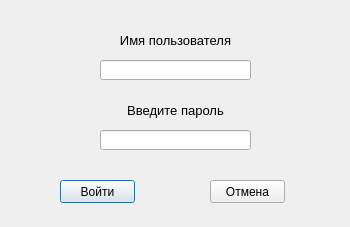
<?xml version="1.0" encoding="UTF-8"?>
<ui version="4.0">
 <class>Dialog</class>
 <widget class="QDialog" name="Dialog">
  <property name="geometry">
   <rect>
    <x>0</x>
    <y>0</y>
    <width>350</width>
    <height>227</height>
   </rect>
  </property>
  <property name="windowTitle">
   <string>Регистрация пользователя</string>
  </property>
  <widget class="QLabel" name="user_label">
   <property name="geometry">
    <rect>
     <x>100</x>
     <y>30</y>
     <width>151</width>
     <height>20</height>
    </rect>
   </property>
   <property name="font">
    <font>
     <pointsize>10</pointsize>
    </font>
   </property>
   <property name="text">
    <string>Имя пользователя</string>
   </property>
   <property name="alignment">
    <set>Qt::AlignCenter</set>
   </property>
  </widget>
  <widget class="QLineEdit" name="user_edit">
   <property name="geometry">
    <rect>
     <x>100</x>
     <y>60</y>
     <width>151</width>
     <height>20</height>
    </rect>
   </property>
  </widget>
  <widget class="QLabel" name="password_label">
   <property name="geometry">
    <rect>
     <x>100</x>
     <y>100</y>
     <width>151</width>
     <height>20</height>
    </rect>
   </property>
   <property name="font">
    <font>
     <pointsize>10</pointsize>
    </font>
   </property>
   <property name="text">
    <string>Введите пароль</string>
   </property>
   <property name="alignment">
    <set>Qt::AlignCenter</set>
   </property>
  </widget>
  <widget class="QLineEdit" name="pwd_edit">
   <property name="geometry">
    <rect>
     <x>100</x>
     <y>130</y>
     <width>151</width>
     <height>20</height>
    </rect>
   </property>
   <property name="inputMask">
    <string/>
   </property>
   <property name="text">
    <string/>
   </property>
   <property name="echoMode">
    <enum>QLineEdit::Password</enum>
   </property>
  </widget>
  <widget class="QPushButton" name="enter_btn">
   <property name="geometry">
    <rect>
     <x>60</x>
     <y>180</y>
     <width>75</width>
     <height>23</height>
    </rect>
   </property>
   <property name="text">
    <string>Войти</string>
   </property>
  </widget>
  <widget class="QPushButton" name="cancel_btn">
   <property name="geometry">
    <rect>
     <x>210</x>
     <y>180</y>
     <width>75</width>
     <height>23</height>
    </rect>
   </property>
   <property name="text">
    <string>Отмена</string>
   </property>
  </widget>
 </widget>
 <resources/>
 <connections/>
</ui>
